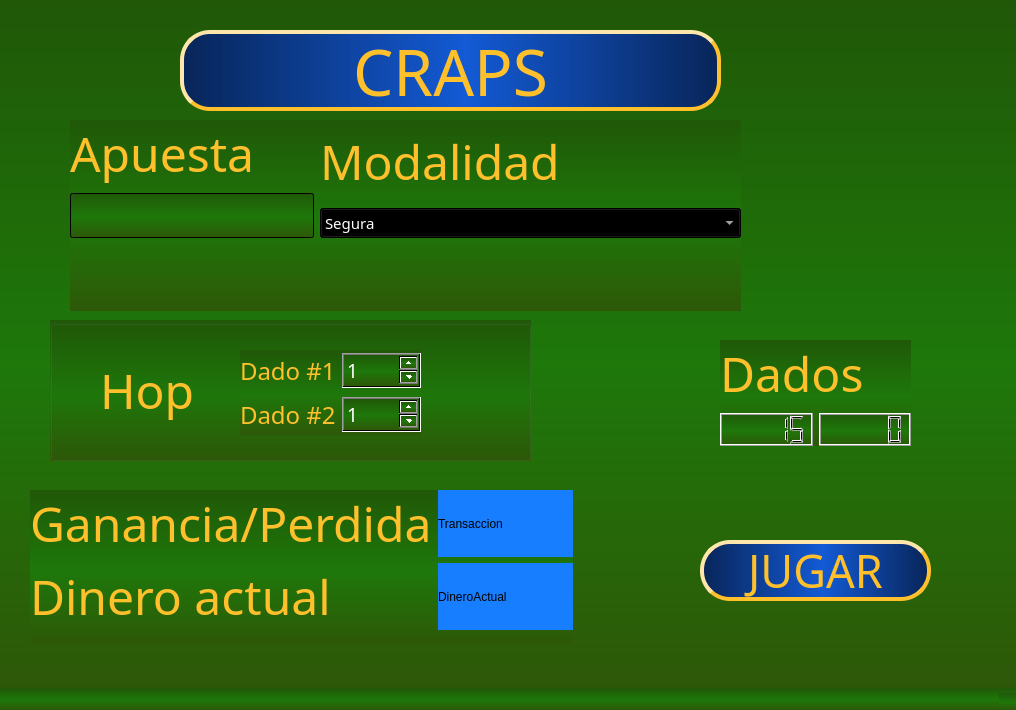
<?xml version="1.0" encoding="UTF-8"?>
<ui version="4.0">
 <class>MainWindow</class>
 <widget class="QMainWindow" name="MainWindow">
  <property name="geometry">
   <rect>
    <x>0</x>
    <y>0</y>
    <width>1016</width>
    <height>710</height>
   </rect>
  </property>
  <property name="cursor">
   <cursorShape>ArrowCursor</cursorShape>
  </property>
  <property name="windowTitle">
   <string>Super Casino - Caps</string>
  </property>
  <property name="styleSheet">
   <string notr="true">background-color: qlineargradient(spread:reflect, x1:0, y1:0, x2:0, y2:1, stop:0 rgba(32, 88, 8, 255), stop:0.528409 rgba(30, 120, 10, 255), stop:1 rgba(46, 88, 8, 255));</string>
  </property>
  <widget class="QWidget" name="centralwidget">
   <property name="enabled">
    <bool>true</bool>
   </property>
   <widget class="QPushButton" name="_jugar">
    <property name="geometry">
     <rect>
      <x>700</x>
      <y>540</y>
      <width>231</width>
      <height>61</height>
     </rect>
    </property>
    <property name="font">
     <font>
      <family>Casino 3D Marquee</family>
      <pointsize>34</pointsize>
     </font>
    </property>
    <property name="cursor">
     <cursorShape>PointingHandCursor</cursorShape>
    </property>
    <property name="autoFillBackground">
     <bool>false</bool>
    </property>
    <property name="styleSheet">
     <string notr="true">background-color: qlineargradient(spread:reflect, x1:0, y1:0, x2:1, y2:0, stop:0 rgba(8, 37, 88, 255), stop:0.528409 rgba(19, 90, 213, 255), stop:1 rgba(8, 37, 88, 255));
color: rgb(255, 192, 44);
border-radius: 30px;
border-style: outset;
border-width: 4px;
</string>
    </property>
    <property name="text">
     <string>JUGAR</string>
    </property>
   </widget>
   <widget class="QPushButton" name="pushButton_2">
    <property name="geometry">
     <rect>
      <x>180</x>
      <y>30</y>
      <width>541</width>
      <height>81</height>
     </rect>
    </property>
    <property name="font">
     <font>
      <family>Casino 3D Marquee</family>
      <pointsize>48</pointsize>
     </font>
    </property>
    <property name="styleSheet">
     <string notr="true">background-color: qlineargradient(spread:reflect, x1:0, y1:0, x2:1, y2:0, stop:0 rgba(8, 37, 88, 255), stop:0.528409 rgba(19, 90, 213, 255), stop:1 rgba(8, 37, 88, 255));
color: rgb(255, 192, 44);
border-radius: 30px;
border-style: outset;
border-width: 4px;</string>
    </property>
    <property name="text">
     <string>CRAPS</string>
    </property>
   </widget>
   <widget class="QWidget" name="formLayoutWidget">
    <property name="geometry">
     <rect>
      <x>70</x>
      <y>120</y>
      <width>671</width>
      <height>191</height>
     </rect>
    </property>
    <layout class="QFormLayout" name="formLayout">
     <item row="3" column="0">
      <layout class="QVBoxLayout" name="verticalLayout">
       <item>
        <widget class="QLabel" name="label_11">
         <property name="font">
          <font>
           <family>Casino Flat Shadow</family>
           <pointsize>36</pointsize>
          </font>
         </property>
         <property name="styleSheet">
          <string notr="true">color: rgb(255, 192, 44);
background-color: rgba(255, 255, 255, 0);</string>
         </property>
         <property name="text">
          <string>Apuesta</string>
         </property>
        </widget>
       </item>
       <item>
        <widget class="QLineEdit" name="_apuesta">
         <property name="font">
          <font>
           <family>LCD2</family>
           <pointsize>20</pointsize>
          </font>
         </property>
         <property name="styleSheet">
          <string notr="true">color: rgb(255, 255, 255);</string>
         </property>
        </widget>
       </item>
      </layout>
     </item>
     <item row="3" column="1">
      <layout class="QVBoxLayout" name="verticalLayout_2">
       <item>
        <widget class="QLabel" name="label_5">
         <property name="font">
          <font>
           <family>Casino Flat Shadow</family>
           <pointsize>36</pointsize>
          </font>
         </property>
         <property name="styleSheet">
          <string notr="true">color: rgb(255, 192, 44);
background-color: rgba(255, 255, 255, 0);</string>
         </property>
         <property name="text">
          <string>Modalidad</string>
         </property>
        </widget>
       </item>
       <item>
        <widget class="QComboBox" name="_modalidad">
         <property name="font">
          <font>
           <family>Casino Flat</family>
           <pointsize>11</pointsize>
           <weight>50</weight>
           <italic>false</italic>
           <bold>false</bold>
          </font>
         </property>
         <property name="styleSheet">
          <string notr="true">color: rgb(255, 255, 255);</string>
         </property>
         <item>
          <property name="text">
           <string>Segura</string>
          </property>
         </item>
         <item>
          <property name="text">
           <string>Barra de NO Pase</string>
          </property>
         </item>
         <item>
          <property name="text">
           <string>Par</string>
          </property>
         </item>
         <item>
          <property name="text">
           <string>Línea de pase</string>
          </property>
         </item>
         <item>
          <property name="text">
           <string>Hop</string>
          </property>
         </item>
        </widget>
       </item>
      </layout>
     </item>
    </layout>
   </widget>
   <widget class="QWidget" name="formLayoutWidget_2">
    <property name="geometry">
     <rect>
      <x>30</x>
      <y>490</y>
      <width>543</width>
      <height>153</height>
     </rect>
    </property>
    <layout class="QFormLayout" name="formLayout_2">
     <item row="0" column="0">
      <widget class="QLabel" name="label_12">
       <property name="font">
        <font>
         <family>Casino Flat Shadow</family>
         <pointsize>36</pointsize>
        </font>
       </property>
       <property name="styleSheet">
        <string notr="true">color: rgb(255, 192, 44);
background-color: rgba(255, 255, 255, 0);</string>
       </property>
       <property name="text">
        <string>Ganancia/Perdida</string>
       </property>
      </widget>
     </item>
     <item row="1" column="0">
      <widget class="QLabel" name="label_9">
       <property name="font">
        <font>
         <family>Casino Flat Shadow</family>
         <pointsize>36</pointsize>
        </font>
       </property>
       <property name="styleSheet">
        <string notr="true">color: rgb(255, 192, 44);
background-color: rgba(255, 255, 255, 0);</string>
       </property>
       <property name="text">
        <string>Dinero actual</string>
       </property>
      </widget>
     </item>
     <item row="0" column="1">
      <widget class="QLabel" name="_transaccion">
       <property name="styleSheet">
        <string notr="true">background-color: rgb(23, 127, 255);</string>
       </property>
       <property name="text">
        <string>Transaccion</string>
       </property>
      </widget>
     </item>
     <item row="1" column="1">
      <widget class="QLabel" name="_dineroActual">
       <property name="styleSheet">
        <string notr="true">background-color: rgb(23, 127, 255);</string>
       </property>
       <property name="text">
        <string>DineroActual</string>
       </property>
      </widget>
     </item>
    </layout>
   </widget>
   <widget class="QGroupBox" name="_hopoption">
    <property name="geometry">
     <rect>
      <x>50</x>
      <y>320</y>
      <width>481</width>
      <height>141</height>
     </rect>
    </property>
    <property name="title">
     <string/>
    </property>
    <widget class="QWidget" name="verticalLayoutWidget_3">
     <property name="geometry">
      <rect>
       <x>190</x>
       <y>30</y>
       <width>181</width>
       <height>85</height>
      </rect>
     </property>
     <layout class="QVBoxLayout" name="_dadoPL">
      <item>
       <layout class="QHBoxLayout" name="horizontalLayout">
        <item>
         <widget class="QLabel" name="label_7">
          <property name="font">
           <font>
            <family>Casino Flat</family>
            <pointsize>18</pointsize>
           </font>
          </property>
          <property name="styleSheet">
           <string notr="true">color: rgb(255, 192, 44);
background-color: rgba(255, 255, 255, 0);</string>
          </property>
          <property name="text">
           <string>Dado #1</string>
          </property>
         </widget>
        </item>
        <item>
         <widget class="QSpinBox" name="_hop1">
          <property name="font">
           <font>
            <family>LCD2</family>
            <pointsize>14</pointsize>
           </font>
          </property>
          <property name="styleSheet">
           <string notr="true">color: rgb(255, 255, 255);</string>
          </property>
          <property name="minimum">
           <number>1</number>
          </property>
          <property name="maximum">
           <number>6</number>
          </property>
         </widget>
        </item>
       </layout>
      </item>
      <item>
       <layout class="QHBoxLayout" name="horizontalLayout_2">
        <item>
         <widget class="QLabel" name="label_8">
          <property name="font">
           <font>
            <family>Casino Flat</family>
            <pointsize>18</pointsize>
           </font>
          </property>
          <property name="styleSheet">
           <string notr="true">color: rgb(255, 192, 44);
background-color: rgba(255, 255, 255, 0);</string>
          </property>
          <property name="text">
           <string>Dado #2</string>
          </property>
         </widget>
        </item>
        <item>
         <widget class="QSpinBox" name="_hop2">
          <property name="font">
           <font>
            <family>LCD2</family>
            <pointsize>14</pointsize>
           </font>
          </property>
          <property name="styleSheet">
           <string notr="true">color: rgb(255, 255, 255);</string>
          </property>
          <property name="minimum">
           <number>1</number>
          </property>
          <property name="maximum">
           <number>6</number>
          </property>
         </widget>
        </item>
       </layout>
      </item>
     </layout>
    </widget>
    <widget class="QLabel" name="_hoptext">
     <property name="geometry">
      <rect>
       <x>50</x>
       <y>30</y>
       <width>121</width>
       <height>81</height>
      </rect>
     </property>
     <property name="font">
      <font>
       <family>Casino Flat Shadow</family>
       <pointsize>36</pointsize>
      </font>
     </property>
     <property name="styleSheet">
      <string notr="true">color: rgb(255, 192, 44);
background-color: rgba(255, 255, 255, 0);</string>
     </property>
     <property name="text">
      <string>Hop</string>
     </property>
    </widget>
   </widget>
   <widget class="QWidget" name="verticalLayoutWidget_5">
    <property name="geometry">
     <rect>
      <x>720</x>
      <y>340</y>
      <width>191</width>
      <height>106</height>
     </rect>
    </property>
    <layout class="QVBoxLayout" name="_dadoSL">
     <item>
      <widget class="QLabel" name="label_3">
       <property name="font">
        <font>
         <family>Casino Flat Shadow</family>
         <pointsize>36</pointsize>
        </font>
       </property>
       <property name="styleSheet">
        <string notr="true">color: rgb(255, 192, 44);
background-color: rgba(255, 255, 255, 0);</string>
       </property>
       <property name="text">
        <string>Dados</string>
       </property>
      </widget>
     </item>
     <item>
      <layout class="QHBoxLayout" name="horizontalLayout_3">
       <item>
        <widget class="QLCDNumber" name="_resultadoDado1">
         <property name="intValue" stdset="0">
          <number>15</number>
         </property>
        </widget>
       </item>
       <item>
        <widget class="QLCDNumber" name="_resultadoDado2"/>
       </item>
      </layout>
     </item>
    </layout>
   </widget>
  </widget>
  <widget class="QMenuBar" name="menubar">
   <property name="geometry">
    <rect>
     <x>0</x>
     <y>0</y>
     <width>1016</width>
     <height>26</height>
    </rect>
   </property>
  </widget>
  <widget class="QStatusBar" name="statusbar"/>
 </widget>
 <resources/>
 <connections/>
</ui>
